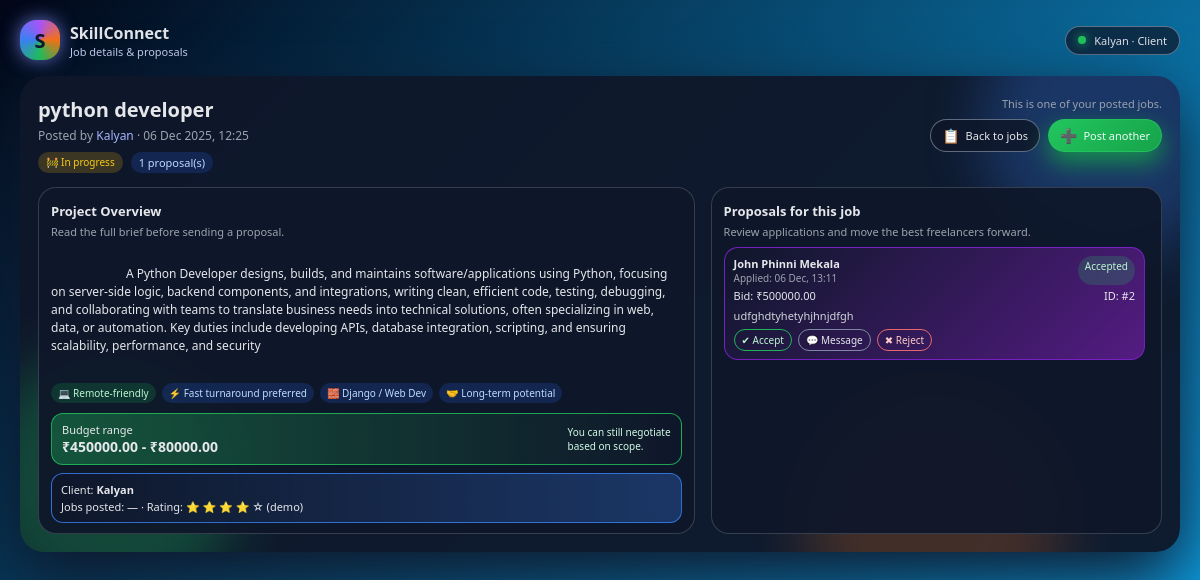
Page /jobs/4/ (signed in) on the committed database.
### marketplace/models.py (models this page shows, shortened)
class User(AbstractUser):
    ROLE_CHOICES = (
        ('client', 'client'),
        ('freelancer', 'Freelancer'),
    )
    role = models.CharField(max_length=20, choices=ROLE_CHOICES)

class Job(models.Model):
    STATUS_CHOICES = (
        ('open', 'Open'),
        ('in_progress', 'In Progress'),
        ('completed', 'Completed'),
        ('cancelled', 'Cancelled'),
    )
    client = models.ForeignKey(User, on_delete=models.CASCADE, related_name='jobs')
    title = models.CharField(max_length=200)
    description = models.TextField()
    budget_min = models.DecimalField(max_digits=10, decimal_places=2)
    budget_max = models.DecimalField(max_digits=10, decimal_places=2)
    created_at = models.DateTimeField(auto_now_add=True)
    status = models.CharField(max_length=20, choices=STATUS_CHOICES, default='open')

class Proposal(models.Model):
    STATUS_CHOICES = (
        ('pending', 'Pending'),
        ('accepted', 'Accepted'),
        ('rejected', 'Rejected'),
    )
    job = models.ForeignKey(Job, on_delete=models.CASCADE, related_name='proposals')
    freelancer = models.ForeignKey(User, on_delete=models.CASCADE, related_name='proposals')
    cover_letter = models.TextField()
    bid_amount = models.DecimalField(max_digits=10, decimal_places=2)
    status = models.CharField(max_length=20, choices=STATUS_CHOICES, default='pending')
    created_at = models.DateTimeField(auto_now_add=True)
    User = settings.AUTH_USER_MODEL

### marketplace/views.py (the view, shortened to what this page needs)
# urls.py: path("jobs/<int:pk>/", views.job_detail, name="job_detail"),
@login_required
def job_detail(request, pk):
    job = get_object_or_404(Job, pk=pk)
    proposal_form = None
    context = {
        "job": job,
        "proposal_form": proposal_form,
    }
    return render(request, "marketplace/job_detail.html", context)

### marketplace/templates/marketplace/job_detail.html (shortened to what this page needs)
<!DOCTYPE html>
<html lang="en">
<head>
</head>
<body>
<div class="shell">
    <div class="top-row">
        <div class="top-left">
            <div class="logo">S</div>
            <div class="top-text">
                <span>SkillConnect</span>
                <span>Job details & proposals</span>
            </div>
        </div>
        <div class="top-right">
            <span class="pill-dot"></span>
            <span>
                {{ request.user.first_name|default:"User" }}
                · {{ request.user.role|title|default:"Member" }}
            </span>
        </div>
    </div>
    <div class="card">
        <div class="glow-container">
            <div class="glow g1"></div>
        </div>
        <div class="card-inner">
            <div class="header-row">
                <div class="header-main">
                    <div class="job-title">{{ job.title }}</div>
                    <div class="job-sub">
                        Posted by <span>{{ job.client.first_name|default:"Client" }}</span> ·
                        {{ job.created_at|date:"d M Y, H:i" }}
                    </div>
                    <div class="job-meta-row">
                        {% if job.status %}
                            <span class="status-pill {{ job.status }}">
                                {% if job.status == "open" %}
                                    🔍 Open for proposals
                                {% elif job.status == "in_progress" %}
                                    🚧 In progress
                                {% elif job.status == "completed" %}
                                    ✅ Completed
                                {% else %}
                                    ⛔ Closed
                                {% endif %}
                            </span>
                        {% endif %}
                        <span class="badge-soft">
                            {{ job.proposals.count }} proposal(s)
                        </span>
                    </div>
                </div>
                <div class="header-side">
                    <div>
                        {% if request.user.role == "client" and request.user == job.client %}
                            This is one of your posted jobs.
                        {% else %}
                            Viewing job from {{ job.client.first_name|default:"Client" }}.
                        {% endif %}
                    </div>
                    <div class="header-actions">
                        {% if request.user.role == "client" and request.user == job.client %}
                            <a href="{% url 'job_list' %}" class="btn-small">
                                <span class="icon">📋</span>
                                <span>Back to jobs</span>
                            </a>
                            <a href="{% url 'job_create' %}" class="btn-small primary">
                                <span class="icon">➕</span>
                                <span>Post another</span>
                            </a>
                        {% else %}
                            <a href="{% url 'job_list' %}" class="btn-small">
                                <span class="icon">⬅</span>
                                <span>Back to jobs</span>
                            </a>
                        {% endif %}
                    </div>
                </div>
            </div>
            <div class="content-grid">
                <section class="panel">
                    <div class="panel-title">Project Overview</div>
                    <div class="panel-sub">
                        Read the full brief before sending a proposal.
                    </div>
                    <div class="job-description">
                        {{ job.description|linebreaksbr }}
                    </div>
                    <div class="tags-row">
                        <span class="tag-pill green">💻 Remote-friendly</span>
                        <span class="tag-pill">⚡ Fast turnaround preferred</span>
                        <span class="tag-pill">🧱 Django / Web Dev</span>
                        <span class="tag-pill">🤝 Long-term potential</span>
                    </div>
                    <div class="budget-box">
                        <div>
                            Budget range
                            <br>
                            <span class="value">
                                ₹{{ job.budget_min }} - ₹{{ job.budget_max }}
                            </span>
                        </div>
                        <div style="font-size:10px;color:#d1fae5;">
                            You can still negotiate<br>based on scope.
                        </div>
                    </div>
                    <div class="client-box">
                        <div style="margin-bottom:2px;">
                            Client: <strong>{{ job.client.first_name|default:"Client" }}</strong>
                        </div>
                        <div>
                            Jobs posted: <span>—</span> · Rating: <span>⭐ ⭐ ⭐ ⭐ ☆</span> (demo)
                        </div>
                    </div>
                </section>
                <section class="panel">
                    {% if request.user.role == "client" and request.user == job.client %}
                        <div class="panel-title">Proposals for this job</div>
                        <div class="panel-sub">
                            Review applications and move the best freelancers forward.
                        </div>
                        <div class="proposal-list">
                            {% with job.proposals.all as proposals %}
                                {% if proposals %}
                                    {% for proposal in proposals %}
                                        <div class="proposal-item">
                                            <div class="proposal-top">
                                                <div>
                                                    <div class="proposal-name">
                                                        {{ proposal.freelancer.first_name|default:"Freelancer" }}
                                                    </div>
                                                    <div style="font-size:10px;color:#9ca3af;">
                                                        Applied: {{ proposal.created_at|date:"d M, H:i" }}
                                                    </div>
                                                </div>
                                                <div class="proposal-status {{ proposal.status }}">
                                                    {{ proposal.get_status_display }}
                                                </div>
                                            </div>
                                            <div class="proposal-meta">
                                                <span>Bid: ₹{{ proposal.bid_amount }}</span>
                                                <span>ID: #{{ proposal.id }}</span>
                                            </div>
                                            <div class="proposal-cover">
                                                {{ proposal.cover_letter|truncatechars:140 }}
                                            </div>
                                            <div class="proposal-actions">
    <form method="post" action="{% url 'proposal_accept' proposal.id %}" style="display:inline;">
        <button type="submit" class="btn-xs green">
            ✔ Accept
        </button>
    </form>
    <button type="button" class="btn-xs">
        💬 Message
    </button>
    <form method="post" action="{% url 'proposal_reject' proposal.id %}" style="display:inline;">
        <button type="submit" class="btn-xs red">
            ✖ Reject
        </button>
    </form>
</div>
                                        </div>
                                    {% endfor %}
                                {% else %}
                                    <div class="empty-state">
                                        No proposals yet. You’ll see applications here as freelancers apply.
                                    </div>
                                {% endif %}
                            {% endwith %}
                        </div>
                    {% endif %}
                </section>
            </div>
        </div>
    </div>
</div>
</body>
</html>

### rows in the picture
User: user.first_name "Kalyan", user.role "Client"
Job: title "python developer", client.first_name "Kalyan", created_at "06 Dec 2025, 12:25", proposals.count "1", description "A Python Developer designs, builds, and maintains software/applications using Python, focusing on server-side logic, backend components, and integrations, writing clean, efficient code, testing, debugging, and collaborating with teams to translate business needs into technical solutions, often specializing in web, data, or automation. Key duties include developing APIs, database integration, scripting, and ensuring scalability, performance, and security", budget_min "450000.00", budget_max "80000.00"
Proposal: freelancer.first_name "John Phinni Mekala", created_at "06 Dec, 13:11", status "Accepted", bid_amount "500000.00", id "2", cover_letter "udfghdtyhetyhjhnjdfgh"
